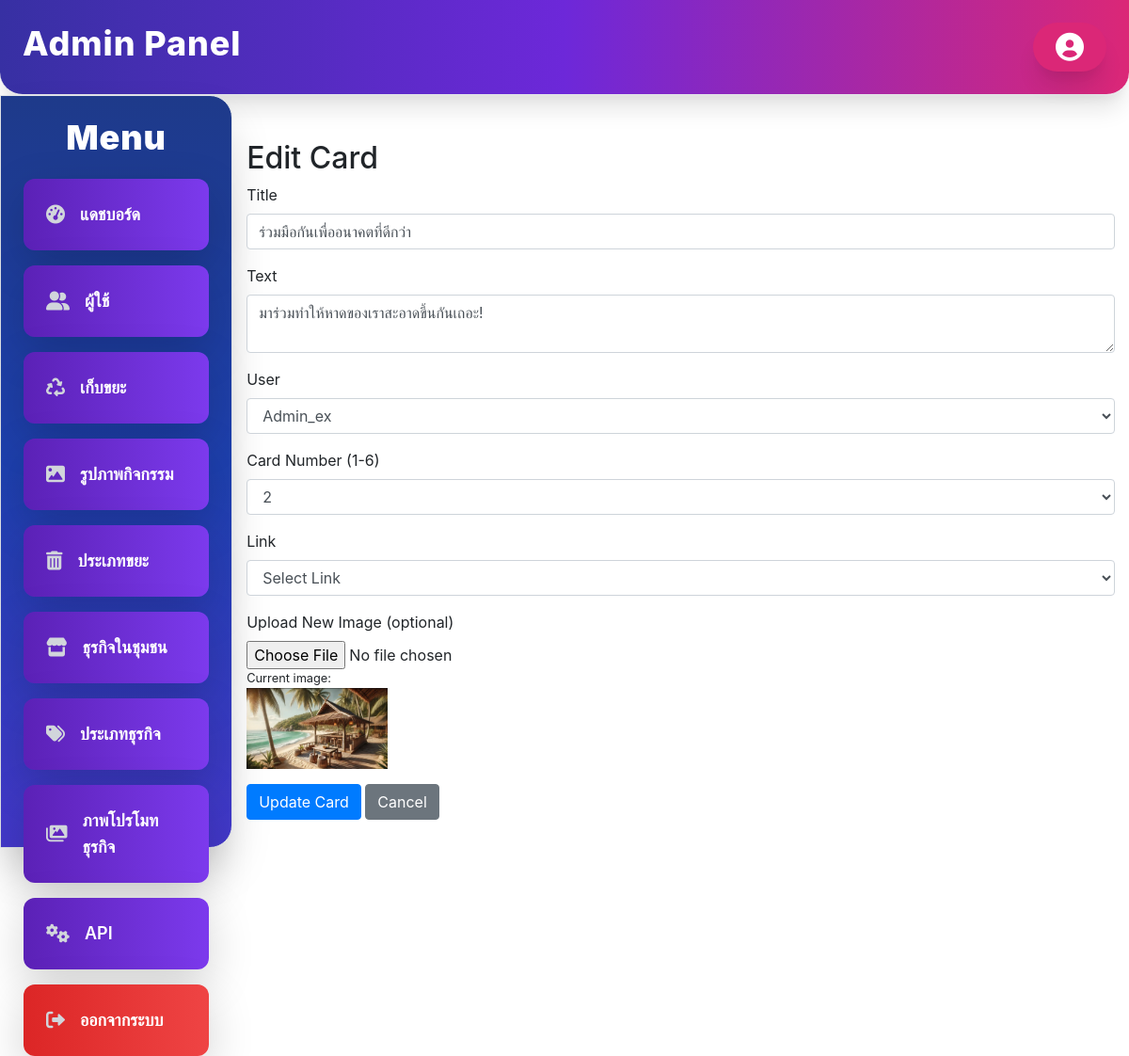
The app's page /Admin/1/edit.php?id=27 (signed in) with its own data.
### tables this page shows
CREATE TABLE `cards` (
  `id` int(11) NOT NULL,
  `image` varchar(255) NOT NULL,
  `title` varchar(255) NOT NULL,
  `text` text NOT NULL,
  `link` varchar(255) NOT NULL,
  `user_id` int(11) NOT NULL,
  `card_number` int(11) DEFAULT NULL
);

CREATE TABLE `users` (
  `user_id` int(11) NOT NULL,
  `username` varchar(50) NOT NULL,
  `email` varchar(100) NOT NULL,
  `password` varchar(255) NOT NULL,
  `first_name` varchar(50) DEFAULT NULL,
  `last_name` varchar(50) DEFAULT NULL,
  `role_id` int(11) DEFAULT NULL,
  `created_at` timestamp NOT NULL DEFAULT current_timestamp(),
  `reset_token` varchar(255) DEFAULT NULL,
  `reset_token_expires` int(11) DEFAULT NULL
);

### Admin/1/edit.php (the view, shortened to what this page needs)
<?php
include '../sidebar-navbar.php';
$conn = getConnection();
$card = null;
if (isset($_GET['id'])) {
    $cardId = intval($_GET['id']);
    $stmt = $conn->prepare("SELECT * FROM cards WHERE id = ?");
    $stmt->bind_param("i", $cardId);
    $stmt->execute();
    $result = $stmt->get_result();
    $card = $result->fetch_assoc();
}
?>
<!DOCTYPE html>
<html lang="th">
<head>
    <link href="https://stackpath.bootstrapcdn.com/bootstrap/4.5.2/css/bootstrap.min.css" rel="stylesheet">
</head>
<body>
<div class="container mt-5">
    <h2>Edit Card</h2>
    <?php if ($card): ?>
        <form action="" method="POST" enctype="multipart/form-data">
            <div class="form-group">
                <label for="title">Title</label>
                <input type="text" class="form-control" id="title" name="title" value="<?php echo htmlspecialchars($card['title']); ?>" required>
            </div>
            <div class="form-group">
                <label for="text">Text</label>
                <textarea class="form-control" id="text" name="text" required><?php echo htmlspecialchars($card['text']); ?></textarea>
            </div>
            <div class="form-group">
                <label for="user_id">User</label>
                <select class="form-control" id="user_id" name="user_id" required>
                    <?php
                    $usersResult = $conn->query("SELECT user_id, username FROM users");
                    while ($user = $usersResult->fetch_assoc()): ?>
                        <option value="<?php echo $user['user_id']; ?>" <?php echo $user['user_id'] == $card['user_id'] ? 'selected' : ''; ?>>
                            <?php echo htmlspecialchars($user['username']); ?>
                        </option>
                    <?php endwhile; ?>
                </select>
            </div>
            <div class="form-group">
                <label for="card_number">Card Number (1-6)</label>
                <select class="form-control" id="card_number" name="card_number" required>
                    <?php for ($i = 1; $i <= 6; $i++): ?>
                        <option value="<?php echo $i; ?>" <?php echo $i == $card['card_number'] ? 'selected' : ''; ?>><?php echo $i; ?></option>
                    <?php endfor; ?>
                </select>
            </div>
            <div class="form-group">
                <label for="link">Link</label>
                <select class="form-control" id="link" name="link">
                    <option value="">Select Link</option>
                </select>
            </div>
            <div class="form-group">
                <label for="image">Upload New Image (optional)</label>
                <input type="file" class="form-control-file" id="image" name="image" accept="image/*">
                <small>Current image: <img src="<?php echo htmlspecialchars($card['image']); ?>" alt="Current Image" style="max-width: 150px;"></small>
            </div>
            <button type="submit" class="btn btn-primary">Update Card</button>
            <a href="show_cards.php" class="btn btn-secondary">Cancel</a>
        </form>
    <?php else: ?>
        <div class="alert alert-danger">Card not found.</div>
    <?php endif; ?>
</div>
</body>
</html>

### records on screen
cards: title "ร่วมมือกันเพื่ออนาคตที่ดีกว่า", text "มาร่วมทำให้หาดของเราสะอาดขึ้นกันเถอะ!", user_id "Admin_ex", card_number "2", image (picture)

### other values on screen
$item['label'] "แดชบอร์ด"
$item['label'] "ผู้ใช้"
$item['label'] "เก็บขยะ"
$item['label'] "รูปภาพกิจกรรม"
$item['label'] "ประเภทขยะ"
$item['label'] "ธุรกิจในชุมชน"
$item['label'] "ประเภทธุรกิจ"
$item['label'] "ภาพโปรโมทธุรกิจ"
$item['label'] "API"
$item['label'] "ออกจากระบบ"
